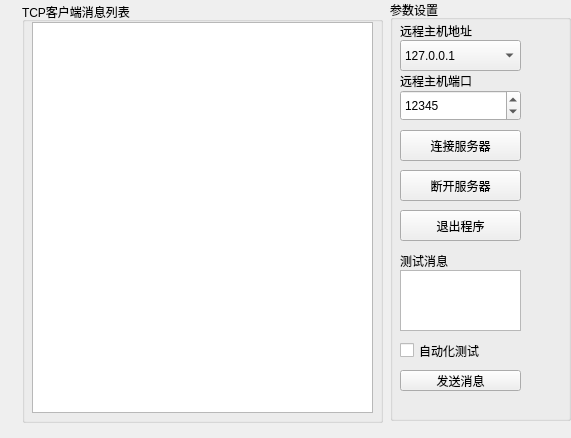
<?xml version="1.0" encoding="UTF-8"?>
<ui version="4.0">
 <class>FormTcpClient</class>
 <widget class="QWidget" name="FormTcpClient">
  <property name="geometry">
   <rect>
    <x>0</x>
    <y>0</y>
    <width>571</width>
    <height>438</height>
   </rect>
  </property>
  <property name="windowTitle">
   <string>Form</string>
  </property>
  <widget class="QGroupBox" name="groupBox">
   <property name="geometry">
    <rect>
     <x>22</x>
     <y>2</y>
     <width>361</width>
     <height>421</height>
    </rect>
   </property>
   <property name="font">
    <font>
     <pointsize>9</pointsize>
    </font>
   </property>
   <property name="title">
    <string>TCP客户端消息列表</string>
   </property>
   <widget class="QPlainTextEdit" name="plainTextEdit_TCPClientMsgList">
    <property name="geometry">
     <rect>
      <x>10</x>
      <y>20</y>
      <width>341</width>
      <height>391</height>
     </rect>
    </property>
   </widget>
  </widget>
  <widget class="QGroupBox" name="groupBox_2">
   <property name="geometry">
    <rect>
     <x>390</x>
     <y>0</y>
     <width>181</width>
     <height>421</height>
    </rect>
   </property>
   <property name="font">
    <font>
     <pointsize>9</pointsize>
    </font>
   </property>
   <property name="title">
    <string>参数设置</string>
   </property>
   <widget class="QComboBox" name="comboBox_TCPClientIP">
    <property name="geometry">
     <rect>
      <x>10</x>
      <y>40</y>
      <width>121</width>
      <height>31</height>
     </rect>
    </property>
    <property name="font">
     <font>
      <pointsize>9</pointsize>
     </font>
    </property>
    <item>
     <property name="text">
      <string>127.0.0.1</string>
     </property>
    </item>
   </widget>
   <widget class="QSpinBox" name="spinBox_TCPClientPort">
    <property name="geometry">
     <rect>
      <x>10</x>
      <y>90</y>
      <width>121</width>
      <height>31</height>
     </rect>
    </property>
    <property name="font">
     <font>
      <pointsize>9</pointsize>
     </font>
    </property>
    <property name="maximum">
     <number>65535</number>
    </property>
    <property name="value">
     <number>12345</number>
    </property>
   </widget>
   <widget class="QPushButton" name="pushButton_TCPClientConnect">
    <property name="geometry">
     <rect>
      <x>10</x>
      <y>130</y>
      <width>121</width>
      <height>31</height>
     </rect>
    </property>
    <property name="font">
     <font>
      <pointsize>9</pointsize>
     </font>
    </property>
    <property name="text">
     <string>连接服务器</string>
    </property>
    <property name="icon">
     <iconset resource="images.qrc">
      <normaloff>:/new/prefix1/images/connect.ico</normaloff>:/new/prefix1/images/connect.ico</iconset>
    </property>
   </widget>
   <widget class="QLabel" name="label_2">
    <property name="geometry">
     <rect>
      <x>10</x>
      <y>70</y>
      <width>111</width>
      <height>21</height>
     </rect>
    </property>
    <property name="font">
     <font>
      <pointsize>9</pointsize>
     </font>
    </property>
    <property name="text">
     <string>远程主机端口</string>
    </property>
   </widget>
   <widget class="QLabel" name="label">
    <property name="geometry">
     <rect>
      <x>10</x>
      <y>20</y>
      <width>111</width>
      <height>21</height>
     </rect>
    </property>
    <property name="font">
     <font>
      <pointsize>9</pointsize>
     </font>
    </property>
    <property name="text">
     <string>远程主机地址</string>
    </property>
   </widget>
   <widget class="QPushButton" name="pushButton_TCPClientDisconnect">
    <property name="geometry">
     <rect>
      <x>10</x>
      <y>170</y>
      <width>121</width>
      <height>31</height>
     </rect>
    </property>
    <property name="font">
     <font>
      <pointsize>9</pointsize>
     </font>
    </property>
    <property name="text">
     <string>断开服务器</string>
    </property>
    <property name="icon">
     <iconset resource="images.qrc">
      <normaloff>:/new/prefix1/images/disconnect.ico</normaloff>:/new/prefix1/images/disconnect.ico</iconset>
    </property>
   </widget>
   <widget class="QPushButton" name="pushButton_TCPClientClose">
    <property name="geometry">
     <rect>
      <x>10</x>
      <y>210</y>
      <width>121</width>
      <height>31</height>
     </rect>
    </property>
    <property name="font">
     <font>
      <pointsize>9</pointsize>
     </font>
    </property>
    <property name="text">
     <string>退出程序</string>
    </property>
    <property name="icon">
     <iconset resource="images.qrc">
      <normaloff>:/new/prefix1/images/exit.ico</normaloff>:/new/prefix1/images/exit.ico</iconset>
    </property>
   </widget>
   <widget class="QLabel" name="label_3">
    <property name="geometry">
     <rect>
      <x>10</x>
      <y>250</y>
      <width>111</width>
      <height>21</height>
     </rect>
    </property>
    <property name="font">
     <font>
      <pointsize>9</pointsize>
     </font>
    </property>
    <property name="text">
     <string>测试消息</string>
    </property>
   </widget>
   <widget class="QPlainTextEdit" name="plainTextEdit_TCPClientSendData">
    <property name="geometry">
     <rect>
      <x>10</x>
      <y>270</y>
      <width>121</width>
      <height>61</height>
     </rect>
    </property>
    <property name="font">
     <font>
      <pointsize>9</pointsize>
     </font>
    </property>
   </widget>
   <widget class="QPushButton" name="pushButton_TCPClientSendMsg">
    <property name="geometry">
     <rect>
      <x>10</x>
      <y>370</y>
      <width>121</width>
      <height>21</height>
     </rect>
    </property>
    <property name="font">
     <font>
      <pointsize>9</pointsize>
     </font>
    </property>
    <property name="text">
     <string>发送消息</string>
    </property>
    <property name="icon">
     <iconset resource="images.qrc">
      <normaloff>:/new/prefix1/images/sendmsg2.ico</normaloff>:/new/prefix1/images/sendmsg2.ico</iconset>
    </property>
   </widget>
   <widget class="QCheckBox" name="checkBox_TCPClientAutoTesting">
    <property name="geometry">
     <rect>
      <x>10</x>
      <y>340</y>
      <width>121</width>
      <height>21</height>
     </rect>
    </property>
    <property name="text">
     <string>自动化测试</string>
    </property>
   </widget>
  </widget>
 </widget>
 <resources>
  <include location="images.qrc"/>
 </resources>
 <connections/>
</ui>
